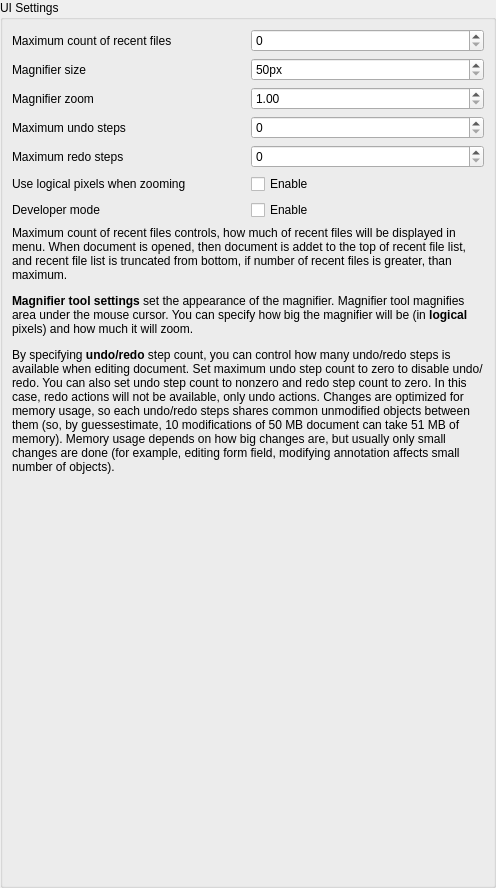
       <widget class="QWidget" name="uiPage">
        <layout class="QVBoxLayout" name="uiPageLayout">
         <property name="leftMargin">
          <number>0</number>
         </property>
         <property name="topMargin">
          <number>0</number>
         </property>
         <property name="rightMargin">
          <number>0</number>
         </property>
         <property name="bottomMargin">
          <number>0</number>
         </property>
         <item>
          <widget class="QGroupBox" name="uiGroupBox">
           <property name="title">
            <string>UI Settings</string>
           </property>
           <layout class="QVBoxLayout" name="verticalLayout_4">
            <item>
             <layout class="QGridLayout" name="uiGroupBoxLayout">
              <item row="0" column="0">
               <widget class="QLabel" name="maximumRecentFileCountLabel">
                <property name="text">
                 <string>Maximum count of recent files</string>
                </property>
               </widget>
              </item>
              <item row="1" column="0">
               <widget class="QLabel" name="magnifierSizeLabel">
                <property name="text">
                 <string>Magnifier size</string>
                </property>
               </widget>
              </item>
              <item row="0" column="1">
               <widget class="QSpinBox" name="maximumRecentFileCountEdit"/>
              </item>
              <item row="3" column="1">
               <widget class="QSpinBox" name="maximumUndoStepsEdit">
                <property name="maximum">
                 <number>20</number>
                </property>
               </widget>
              </item>
              <item row="3" column="0">
               <widget class="QLabel" name="maximumUndoStepsLabel">
                <property name="text">
                 <string>Maximum undo steps</string>
                </property>
               </widget>
              </item>
              <item row="4" column="1">
               <widget class="QSpinBox" name="maximumRedoStepsEdit">
                <property name="maximum">
                 <number>20</number>
                </property>
               </widget>
              </item>
              <item row="2" column="1">
               <widget class="QDoubleSpinBox" name="magnifierZoomEdit">
                <property name="minimum">
                 <double>1.000000000000000</double>
                </property>
                <property name="maximum">
                 <double>10.000000000000000</double>
                </property>
               </widget>
              </item>
              <item row="4" column="0">
               <widget class="QLabel" name="maximumRedoStepsLabel">
                <property name="text">
                 <string>Maximum redo steps</string>
                </property>
               </widget>
              </item>
              <item row="6" column="1">
               <widget class="QCheckBox" name="developerModeCheckBox">
                <property name="text">
                 <string>Enable</string>
                </property>
               </widget>
              </item>
              <item row="6" column="0">
               <widget class="QLabel" name="developerModeLabel">
                <property name="text">
                 <string>Developer mode</string>
                </property>
               </widget>
              </item>
              <item row="1" column="1">
               <widget class="QSpinBox" name="magnifierSizeEdit">
                <property name="suffix">
                 <string>px</string>
                </property>
                <property name="minimum">
                 <number>50</number>
                </property>
                <property name="maximum">
                 <number>1000</number>
                </property>
               </widget>
              </item>
              <item row="2" column="0">
               <widget class="QLabel" name="magnifierZoomLabel">
                <property name="text">
                 <string>Magnifier zoom</string>
                </property>
               </widget>
              </item>
              <item row="5" column="1">
               <widget class="QCheckBox" name="logicalPixelZoomCheckBox">
                <property name="text">
                 <string>Enable</string>
                </property>
               </widget>
              </item>
              <item row="5" column="0">
               <widget class="QLabel" name="logicalPixelZoomLabel">
                <property name="text">
                 <string>Use logical pixels when zooming</string>
                </property>
               </widget>
              </item>
             </layout>
            </item>
            <item>
             <widget class="QLabel" name="uiInfoLabel">
              <property name="text">
               <string>&lt;html&gt;&lt;head/&gt;&lt;body&gt;&lt;p&gt;Maximum count of recent files controls, how much of recent files will be displayed in menu. When document is opened, then document is addet to the top of recent file list, and recent file list is truncated from bottom, if number of recent files is greater, than maximum.&lt;/p&gt;&lt;p&gt;&lt;span style=&quot; font-weight:600;&quot;&gt;Magnifier tool settings &lt;/span&gt;set the appearance of the magnifier. Magnifier tool magnifies area under the mouse cursor. You can specify how big the magnifier will be (in &lt;span style=&quot; font-weight:600;&quot;&gt;logical&lt;/span&gt; pixels) and how much it will zoom.&lt;/p&gt;&lt;p&gt;By specifying &lt;span style=&quot; font-weight:600;&quot;&gt;undo/redo&lt;/span&gt; step count, you can control how many undo/redo steps is available when editing document. Set maximum undo step count to zero to disable undo/redo. You can also set undo step count to nonzero and redo step count to zero. In this case, redo actions will not be available, only undo actions. Changes are optimized for memory usage, so each undo/redo steps shares common unmodified objects between them (so, by guessestimate, 10 modifications of 50 MB document can take 51 MB of memory). Memory usage depends on how big changes are, but usually only small changes are done (for example, editing form field, modifying annotation affects small number of objects).&lt;/p&gt;&lt;/body&gt;&lt;/html&gt;</string>
              </property>
              <property name="wordWrap">
               <bool>true</bool>
              </property>
             </widget>
            </item>
            <item>
             <spacer name="uiGroupBoxSpacer">
              <property name="orientation">
               <enum>Qt::Vertical</enum>
              </property>
              <property name="sizeHint" stdset="0">
               <size>
                <width>20</width>
                <height>402</height>
               </size>
              </property>
             </spacer>
            </item>
           </layout>
          </widget>
         </item>
        </layout>
       </widget>
